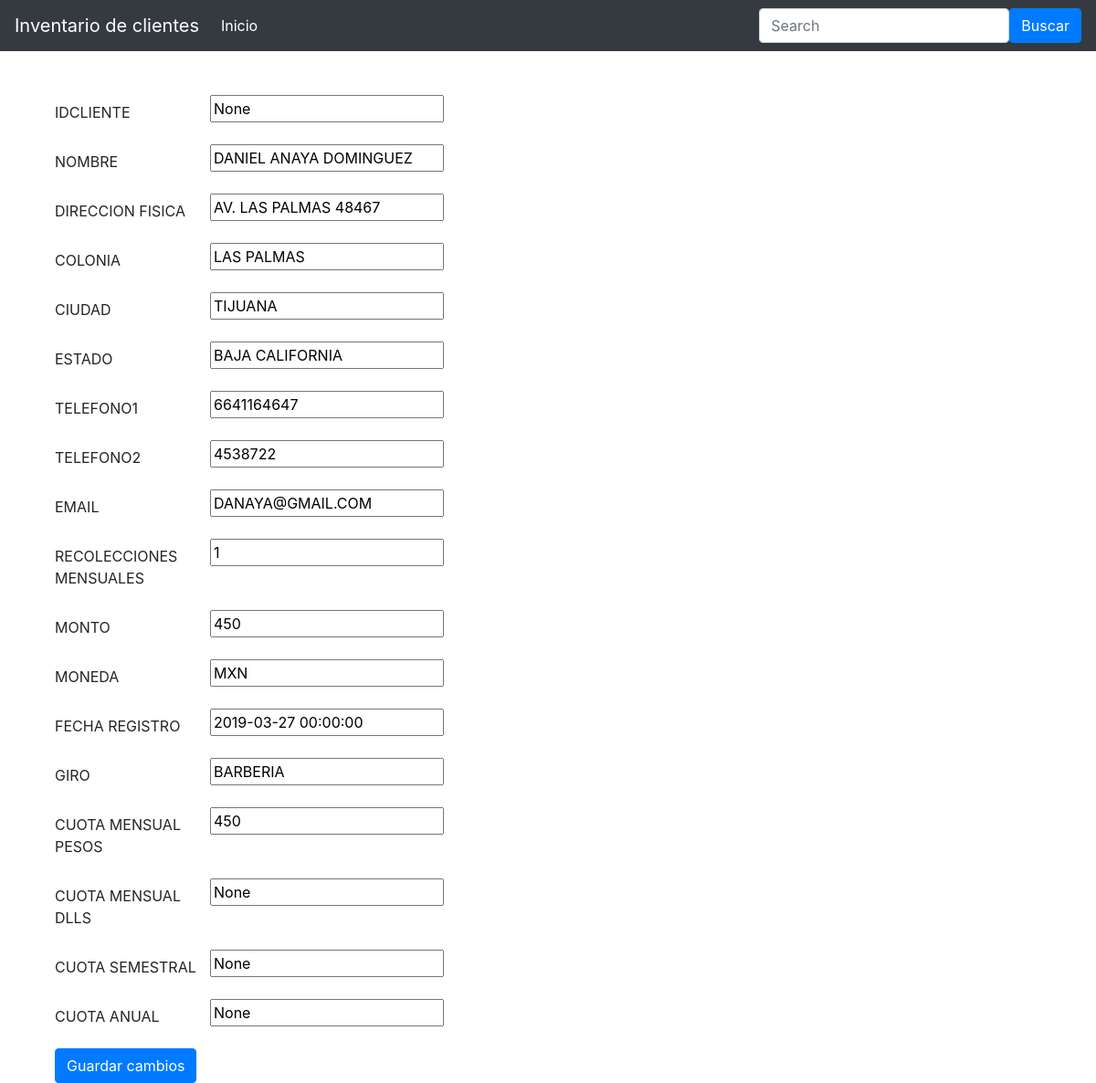
Page /editClient/1431 on the committed database.
### maypa/models.py (models this page shows, shortened)
class cliente(models.Model):
	IDCLIENTE = models.CharField(max_length=20 )
	NOMBRE = models.CharField(max_length = 200 )
	DIRECCION_FISICA = models.CharField(max_length = 150)
	COLONIA = models.CharField(max_length = 100 )
	CIUDAD = models.CharField(max_length = 50)
	ESTADO = models.CharField(max_length = 50)
	TELEFONO1 = models.CharField(max_length = 100 )
	TELEFONO2 = models.CharField(max_length = 100 )
	EMAIL = models.CharField(max_length = 100 )
	RECOLECCIONES_MENSUALES = models.CharField(max_length = 100 )
	MONTO = models.CharField(max_length = 100 )
	MONEDA = models.CharField(max_length = 10 )
	FECHA_REGISTRO = models.CharField(max_length = 20 )
	GIRO = models.CharField(max_length = 150 )
	CUOTA_MENSUAL_PESOS = models.CharField(max_length = 100 )
	CUOTA_MENSUAL_DLLS = models.CharField(max_length = 100 )
	CUOTA_SEMESTRAL = models.CharField(max_length = 100 )
	CUOTA_ANUAL = models.CharField(max_length = 100 )

### maypa/views.py (the view)
# urls.py: url(r'^editClient/(?P<pk>\d+)$', editClient, name='editClient'),
def editClient(request, pk):
	item = get_object_or_404(cliente, pk = pk)
	if request.method == 'POST':
		form = clienteForm(request.POST, instance=item)
		if form.is_valid():
			form.save()
			return redirect('index')
	else:
		form = clienteForm(instance = item)
		return render(request, 'editClient.html', {'form': form})

### maypa/forms.py
class clienteForm(forms.ModelForm):
	class Meta:
		model = cliente
		fields = ('IDCLIENTE', 'NOMBRE', 'DIRECCION_FISICA', 'COLONIA', 'CIUDAD', 'ESTADO', 'TELEFONO1', 'TELEFONO2', 'EMAIL', 'RECOLECCIONES_MENSUALES', 'MONTO', 'MONEDA', 'FECHA_REGISTRO', 'GIRO', 'CUOTA_MENSUAL_PESOS', 'CUOTA_MENSUAL_DLLS', 'CUOTA_SEMESTRAL', 'CUOTA_ANUAL')

### maypa/templates/editClient.html (shortened to what this page needs)
{% extends 'base.html' %}
{% block body %}
<br><br>
	<div class="container">
		<form method="POST">
			{% for field in form %}
				<div class="form-group row">
					<label for = "id_{{ field.name }}" class="col-2 col-form-label"> {{ field.label }} </label>
					<div class="col-18">
						{{ field }}
					</div>
				</div>
			{%endfor%}
			<button type="submit" class = "btn btn-primary" name="button">Guardar cambios</button>
		</form>
	</div>
{% endblock %}

### rows in the picture
cliente: form "None" "DANIEL ANAYA DOMINGUEZ" "AV. LAS PALMAS 48467" "LAS PALMAS" "TIJUANA" "BAJA CALIFORNIA" "6641164647" "4538722" "DANAYA@GMAIL.COM" "1" "450" "MXN" "2019-03-27 00:00:00" "BARBERIA" "450" "None" "None" "None"

### other values in the picture
{{ field.label }} "IDCLIENTE" "NOMBRE" "DIRECCION FISICA" "COLONIA" "CIUDAD" "ESTADO" "TELEFONO1" "TELEFONO2" "EMAIL" "RECOLECCIONES MENSUALES" "MONTO" "MONEDA" "FECHA REGISTRO" "GIRO" "CUOTA MENSUAL PESOS" "CUOTA MENSUAL DLLS" "CUOTA SEMESTRAL" "CUOTA ANUAL"
